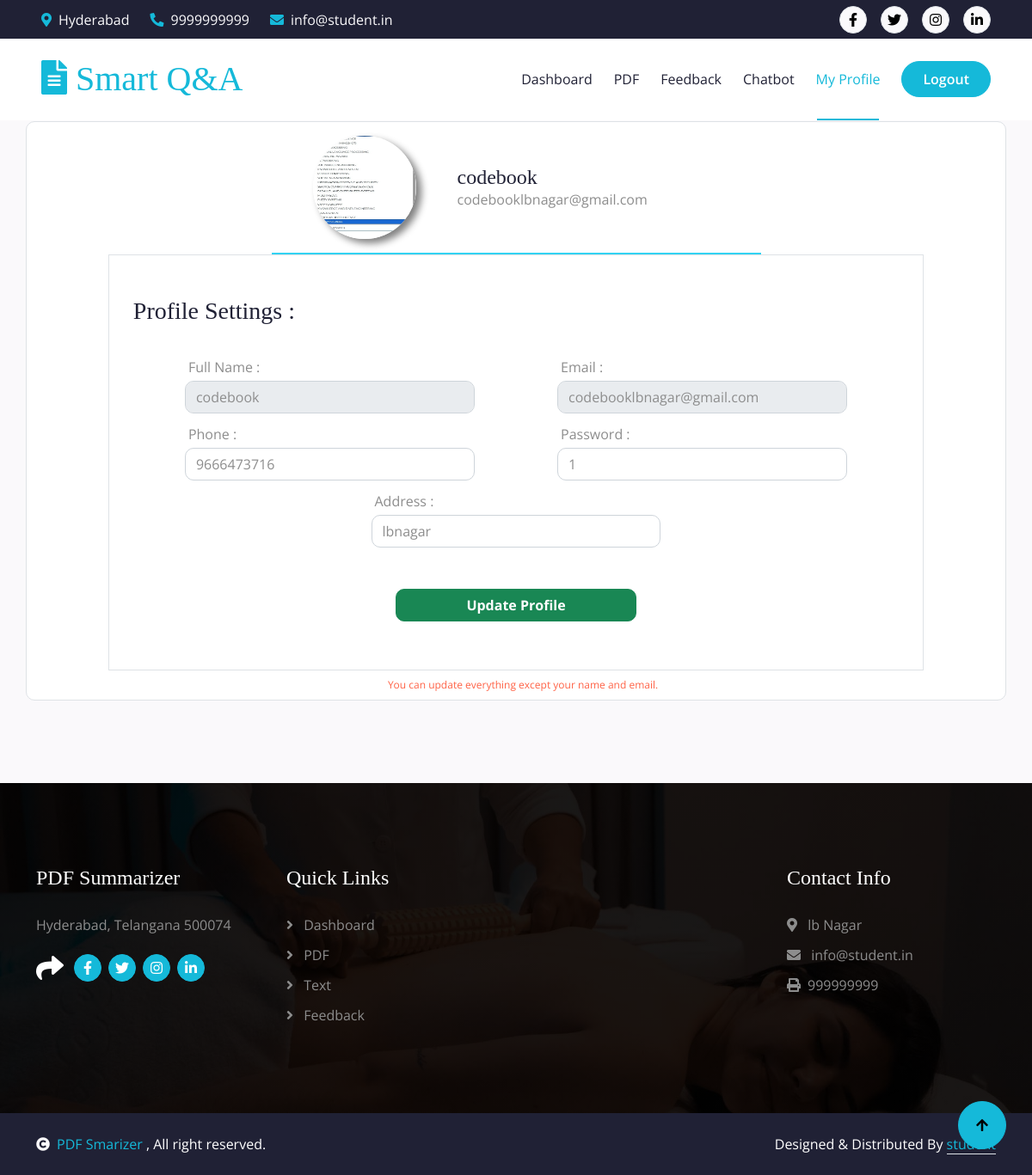
The app's page /user/profile/ (signed in) with its own data.
### userapp/models.py (models this page shows, shortened)
class User(models.Model):
    full_name = models.CharField(max_length=100, verbose_name="User Name")
    email = models.EmailField(verbose_name="Email")
    password = models.CharField(max_length=128, verbose_name="Password")
    phone_number = models.CharField(max_length=15, verbose_name="Phone Number")
    age =models.CharField(max_length=15, verbose_name="age")
    address = models.TextField(verbose_name="Address")
    photo = models.ImageField(upload_to='profiles/', verbose_name="Upload Profile", null=True, blank=True)
    otp = models.CharField(max_length=6, default='000000', help_text='Enter OTP for verification')
    otp_status = models.CharField(max_length=15, default='Not Verified', help_text='OTP status')
    status = models.CharField(max_length=15,default='Accepted')

### userapp/views.py (the view, shortened to what this page needs)
# urls.py: path("profile/", views.user_profile,name="user_profile"),
def user_profile(request):
    user_id  = request.session.get('user_id_after_login')
    print(user_id)
    user = User.objects.get(pk= user_id)
    return render(request,'user-profile.html',{'user':user})

### userapp/templates/user-profile.html (shortened to what this page needs)
{% extends "base_dashboard.html" %}
{% block content %}
{% load static %}
<div class="container-fluid feature bg-light py-5">
    <div class="container rounded bg-white mb-5 border border-black mt-5" >
        <div class="row">
            <div class="col-md-6 mx-auto px-5 pb-3 mt-3" style="border-bottom: 2px solid #31d2f2; ">
                <div class="d-flex align-items-center">
                    <div class="image ml-5">
                        <img src={{user.photo.url}} class="" style="border-radius:50%; box-shadow: 6px 5px 8px grey;" width="120px" height="120px" >
                    </div>
                    <div class="mx-5">
                        <h4 class="mb-0 mt-0">{{user.full_name}}</h4>
                        <span>{{user.email}}</span>
                    </div>
                </div>
            </div>
            <div class="col-md-10 mx-auto border border-black">
                <div class="p-3 py-5">
                    <div class="d-flex justify-content-between align-items-center mb-3">
                        <h3 class="text-right">Profile Settings :</h3>
                    </div>
                    <form action="{% url 'user_profile' %}" class="form-box mainForm px-4  mb-2 pt-5" style="margin-top:-40px" method="post" enctype="multipart/form-data">
                        <div class="form-row row mb-2">
                            <div class="col-md-5 mx-auto">
                                <label for="" class="m-1  ">Full Name :</label>
                                <input type="text" id="" class="form-control" placeholder="ex.@name" readonly name="name" value="{{user.full_name}}">
                            </div>
                            <div class="col-md-5 mx-auto">
                                <label for="" class="m-1">Email :</label>
                                <input type="text" id="" class="form-control" placeholder="ex. name@gmail.com" readonly name="email" value={{user.email}}>
                            </div>
                        </div>
                        <div class="form-row row mb-2">
                            <div class="col-md-5 mx-auto">
                                <label for="chooseCategory" class="m-1">Phone :</label>
                                <input type="number" id="" class="form-control" placeholder="ex. +91 XXXX-XXXXX" name="phone" value={{user.phone_number}}>
                            </div>
                            <div class="col-md-5 mx-auto">
                                <label for="" class="m-1">Password :</label>
                                <input type="text" id="" class="form-control" name="password" value={{user.password}}>
                            </div>
                        </div>
                        <div class="form-row row mb-2">
                            <div class="col-md-5 mx-auto">
                                <label for="" class="m-1">Address  :</label>
                                <input type="text" id="" class="form-control" placeholder="ex@Xyz" name="location" value={{user.address}}>
                            </div>
                        </div>
                        <div class="mt-5 text-center" value="Submit Button">
                            <button class="btn btn-success btn-pill col-md-4 justify-content-center text fw-bold" type="submit">Update Profile</button>
                        </div>
                    </form>
                </div>
            </div>
            <p class="text-center m-2" style="font-size: 12px; color: tomato;">You can update everything except your name and email.</p>
        </div>
    </div>
</div>
{% endblock %}

### static/css/style.css (style rules this page uses)
.btn { font-weight: 600; transition: .5s; }

### records on screen
User: photo (picture), full_name "codebook", email "codebooklbnagar@gmail.com", name "codebook", phone "9666473716", password "1", location "lbnagar"
